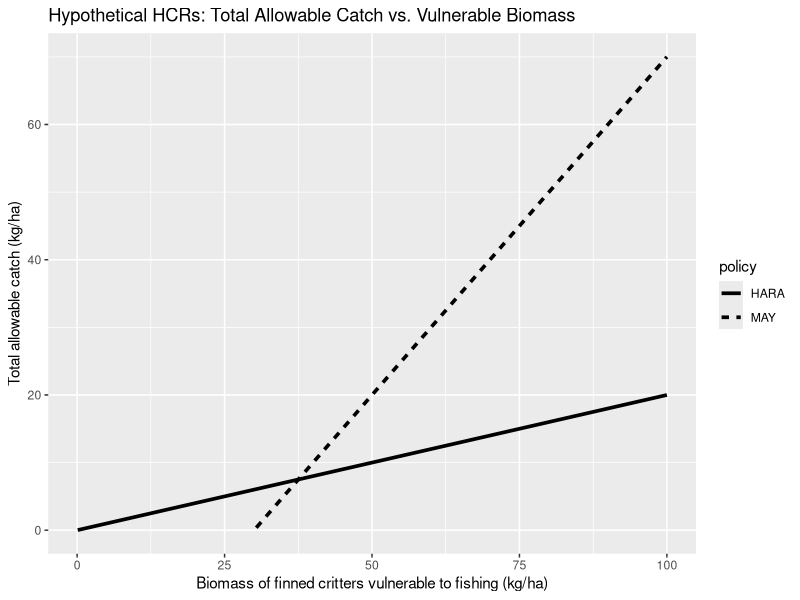
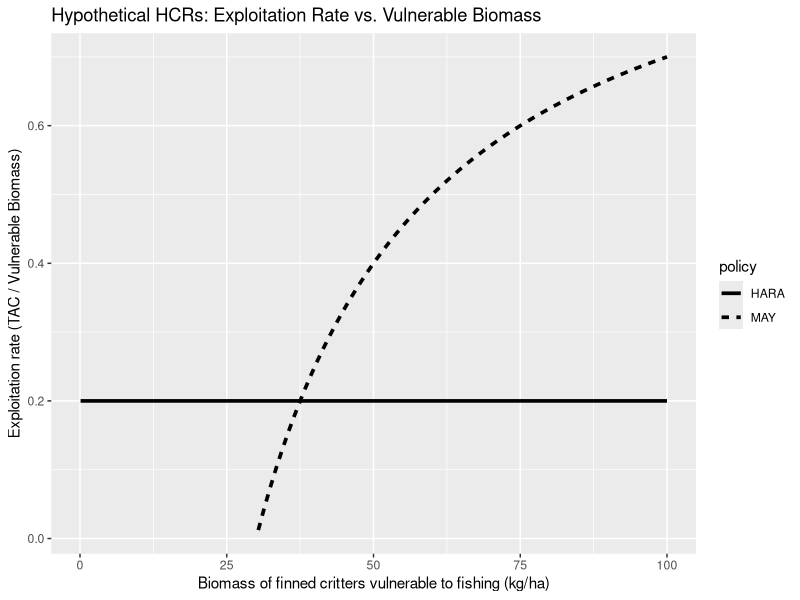
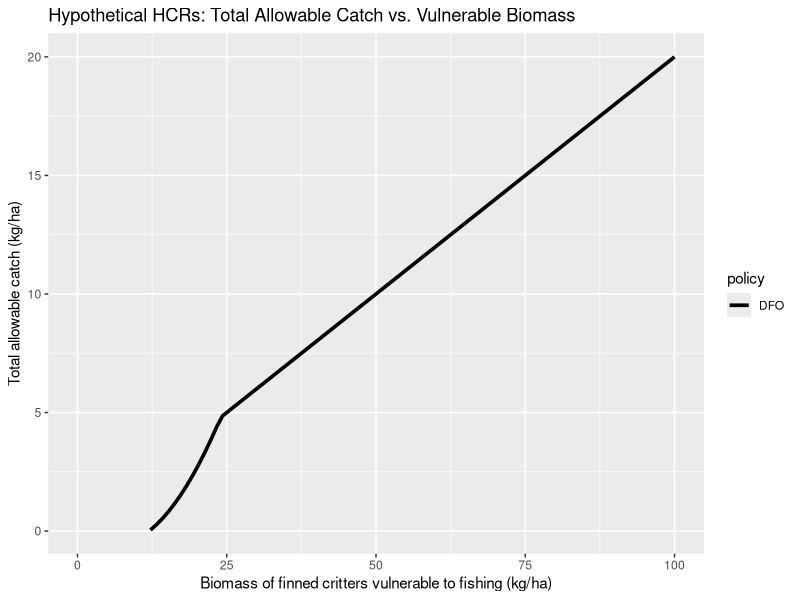
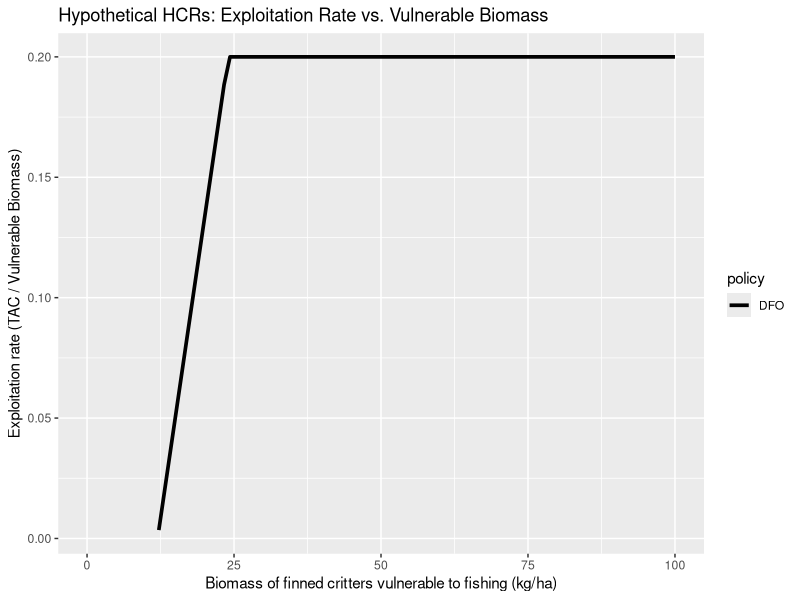

Write R code to recreate these figures, in order.
## ---- chunk 1
# packages
library(tidyverse)
## ---- chunk 2
vB <- seq(from=0.1, to =100, length.out = 100) # biomass vulnerable to fishing
b_lrp <- c(0, 30) # lower limit reference point
c_slopes <- c(0.2, 1) # slope of harvest control rule

TAC_HARA <-  c_slopes[1] * (vB - b_lrp[1]) # total allowable catch HARA 
U_HARA <- TAC_HARA / vB # exploitation rate HARA

TAC_MAY <-  c_slopes[2] * (vB - b_lrp[2])
TAC_MAY[which(TAC_MAY < 0 )] <- NA # Set negative values to NA (don't harvest below blrp)
U_MAY <- TAC_MAY / vB 

# make a big data frame
data_HARA <- data.frame(vB, TAC = TAC_HARA,  U = U_HARA, policy = "HARA")
data_MAY <- data.frame(vB, TAC = TAC_MAY,  U = U_MAY, policy = "MAY")
data <- rbind(data_HARA, data_MAY)

data %>%
  ggplot(aes(x=vB, y = TAC, group = policy))+
  geom_line(aes(linetype = policy), lwd = 1.25) +
  ylab("Total allowable catch (kg/ha)") + 
  xlab("Biomass of finned critters vulnerable to fishing (kg/ha)") + 
  ggtitle("Hypothetical HCRs: Total Allowable Catch vs. Vulnerable Biomass")

## ---- chunk 3

data %>%
  ggplot(aes(x=vB, y = U, group = policy))+
  geom_line(aes(linetype = policy), lwd = 1.25) +
  ylab("Exploitation rate (TAC / Vulnerable Biomass)") + 
  xlab("Biomass of finned critters vulnerable to fishing (kg/ha)") + 
  ggtitle("Hypothetical HCRs: Exploitation Rate vs. Vulnerable Biomass")
## ---- chunk 4

U_MSY <- 0.2 
B_MSY <- 30
b_lrp <- 0.4*B_MSY
u_lrp <- 0.8*B_MSY

U_DFO <- U_MSY * (vB - b_lrp) / (u_lrp - b_lrp)
U_DFO[which(U_DFO < 0 )] <- NA # Set negative values to NA 
U_DFO[which(U_DFO > U_MSY)] <- U_MSY # Set negative values to NA 

# calculate the TAC as U*vB
data_DFO <- data.frame(vB, TAC = U_DFO*vB,  U = U_DFO, policy = "DFO")
data <- rbind(data, data_DFO)
## ---- chunk 5
data %>%
  filter(policy == "DFO") %>%
  ggplot(aes(x=vB, y = TAC, group = policy))+
  geom_line(aes(linetype = policy), lwd = 1.25) +
  ylab("Total allowable catch (kg/ha)") + 
  xlab("Biomass of finned critters vulnerable to fishing (kg/ha)") + 
  ggtitle("Hypothetical HCRs: Total Allowable Catch vs. Vulnerable Biomass")

## ---- chunk 6

data %>%
  filter(policy == "DFO") %>%
  ggplot(aes(x=vB, y = U, group = policy))+
  geom_line(aes(linetype = policy), lwd = 1.25) +
  ylab("Exploitation rate (TAC / Vulnerable Biomass)") + 
  xlab("Biomass of finned critters vulnerable to fishing (kg/ha)") + 
  ggtitle("Hypothetical HCRs: Exploitation Rate vs. Vulnerable Biomass")
